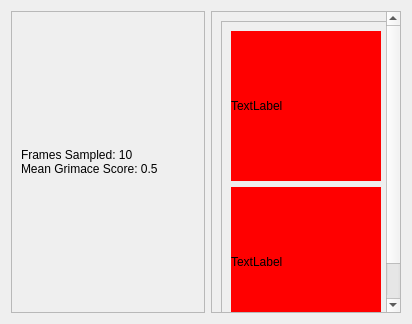
<?xml version="1.0" encoding="UTF-8"?>
<ui version="4.0">
 <class>GGrimaceResults</class>
 <widget class="QWidget" name="GGrimaceResults">
  <property name="geometry">
   <rect>
    <x>0</x>
    <y>0</y>
    <width>412</width>
    <height>324</height>
   </rect>
  </property>
  <property name="windowTitle">
   <string>Grimace Analysis Results</string>
  </property>
  <property name="windowOpacity">
   <double>1.000000000000000</double>
  </property>
  <layout class="QHBoxLayout" name="horizontalLayout">
   <item>
    <widget class="QFrame" name="frm_grimace_stats">
     <property name="sizePolicy">
      <sizepolicy hsizetype="MinimumExpanding" vsizetype="Preferred">
       <horstretch>0</horstretch>
       <verstretch>0</verstretch>
      </sizepolicy>
     </property>
     <property name="frameShape">
      <enum>QFrame::StyledPanel</enum>
     </property>
     <property name="frameShadow">
      <enum>QFrame::Raised</enum>
     </property>
     <layout class="QVBoxLayout" name="verticalLayout">
      <item>
       <widget class="QLabel" name="lbl_grimace_stats">
        <property name="text">
         <string>Frames Sampled: 10  
Mean Grimace Score: 0.5</string>
        </property>
        <property name="textFormat">
         <enum>Qt::MarkdownText</enum>
        </property>
       </widget>
      </item>
     </layout>
    </widget>
   </item>
   <item>
    <widget class="QScrollArea" name="scrollArea">
     <property name="sizePolicy">
      <sizepolicy hsizetype="Preferred" vsizetype="Expanding">
       <horstretch>0</horstretch>
       <verstretch>0</verstretch>
      </sizepolicy>
     </property>
     <property name="minimumSize">
      <size>
       <width>150</width>
       <height>0</height>
      </size>
     </property>
     <property name="horizontalScrollBarPolicy">
      <enum>Qt::ScrollBarAlwaysOff</enum>
     </property>
     <property name="sizeAdjustPolicy">
      <enum>QAbstractScrollArea::AdjustToContents</enum>
     </property>
     <property name="widgetResizable">
      <bool>true</bool>
     </property>
     <widget class="QWidget" name="scrollAreaWidgetContents">
      <property name="geometry">
       <rect>
        <x>0</x>
        <y>-40</y>
        <width>219</width>
        <height>350</height>
       </rect>
      </property>
      <layout class="QVBoxLayout" name="verticalLayout_2">
       <item>
        <widget class="QFrame" name="frm_grimace_images">
         <property name="frameShape">
          <enum>QFrame::StyledPanel</enum>
         </property>
         <property name="frameShadow">
          <enum>QFrame::Raised</enum>
         </property>
         <layout class="QVBoxLayout" name="verticalLayout_3">
          <item>
           <widget class="QLabel" name="label_2">
            <property name="sizePolicy">
             <sizepolicy hsizetype="Fixed" vsizetype="Fixed">
              <horstretch>0</horstretch>
              <verstretch>0</verstretch>
             </sizepolicy>
            </property>
            <property name="minimumSize">
             <size>
              <width>150</width>
              <height>150</height>
             </size>
            </property>
            <property name="maximumSize">
             <size>
              <width>150</width>
              <height>150</height>
             </size>
            </property>
            <property name="styleSheet">
             <string notr="true">background-color: red</string>
            </property>
            <property name="text">
             <string>TextLabel</string>
            </property>
           </widget>
          </item>
          <item>
           <widget class="QLabel" name="label_3">
            <property name="sizePolicy">
             <sizepolicy hsizetype="Fixed" vsizetype="Fixed">
              <horstretch>0</horstretch>
              <verstretch>0</verstretch>
             </sizepolicy>
            </property>
            <property name="minimumSize">
             <size>
              <width>150</width>
              <height>150</height>
             </size>
            </property>
            <property name="maximumSize">
             <size>
              <width>150</width>
              <height>150</height>
             </size>
            </property>
            <property name="styleSheet">
             <string notr="true">background-color: red</string>
            </property>
            <property name="text">
             <string>TextLabel</string>
            </property>
           </widget>
          </item>
         </layout>
        </widget>
       </item>
       <item>
        <spacer name="verticalSpacer">
         <property name="orientation">
          <enum>Qt::Vertical</enum>
         </property>
         <property name="sizeHint" stdset="0">
          <size>
           <width>20</width>
           <height>40</height>
          </size>
         </property>
        </spacer>
       </item>
      </layout>
     </widget>
    </widget>
   </item>
  </layout>
 </widget>
 <resources/>
 <connections/>
</ui>
